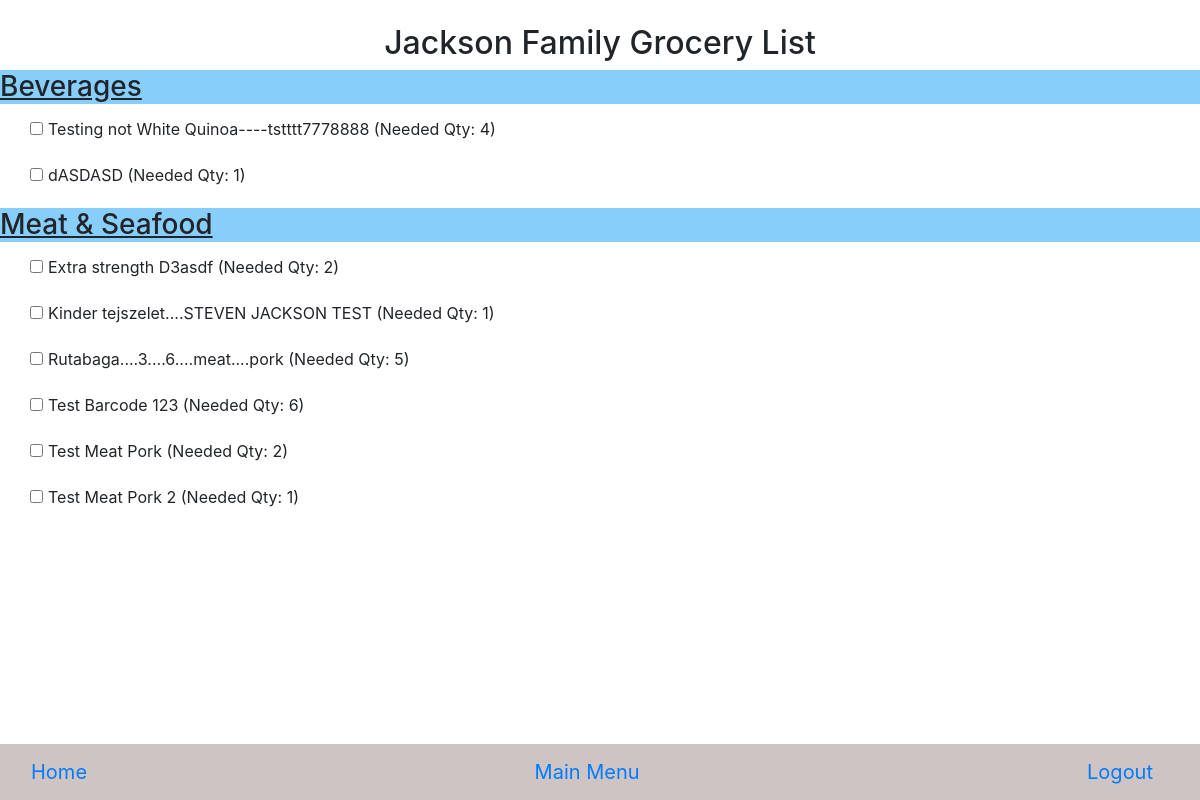
The page /grocery_list (signed in) on the database its author committed.
### JacksonInventory/models.py (models this page shows)
class Item(db.Model):
    id = db.Column(db.Integer(), primary_key=True)
    barcode = db.Column(db.String(length=40), nullable=False, unique=True)
    productname = db.Column(db.String(length=150), nullable=False, unique=True)
    qty = db.Column(db.Integer())
    minqty = db.Column(db.Integer())
    productimage = db.Column(db.String(200))
    category_id = db.Column(db.Integer, db.ForeignKey('category.id'), nullable=False)
    subcategory_id = db.Column(db.Integer, db.ForeignKey('subcategory.id'), nullable=False)

class Category(db.Model):
    id = db.Column(db.Integer, primary_key=True)
    category = db.Column(db.String(75), unique=True)
    items = db.relationship('Item', backref='category', lazy=True)

### JacksonInventory/routes.py (the view)
@app.route('/grocery_list', methods=['GET'])
@login_required
def grocery_list():
    query = text('''
    SELECT c.category, i.productname, i.qty, i.minqty
    FROM item i
    JOIN category c ON i.category_id = c.id
    ORDER BY c.category, i.productname
    ''')
    result = db.session.execute(query)
    groceries = result.fetchall()
    grouped_groceries = {}
    for grocery in groceries:
        category = grocery.category
        productname = grocery.productname
        qty = grocery.qty
        minqty = grocery.minqty
        needed_qty = max(0, minqty - qty)  # Calculate needed qty
        if needed_qty > 0:
            if category in grouped_groceries:
                grouped_groceries[category].append({
                    'productname': productname,
                    'qty': qty,
                    'minqty': minqty,
                    'needed_qty': needed_qty
                })
            else:
                grouped_groceries[category] = [{
                    'productname': productname,
                    'qty': qty,
                    'minqty': minqty,
                    'needed_qty': needed_qty
                }]
    return render_template('grocery_list.html', grouped_groceries=grouped_groceries)

### JacksonInventory/forms.py
class SearchForm(FlaskForm):
    searched = StringField("Searched", validators=[DataRequired()])
    submit = SubmitField("Submit")

### JacksonInventory/models.py (called while the page is built)
@login_manager.user_loader
def load_user(user_id):
    return User.query.get(int(user_id))

### JacksonInventory/routes.py (called while the page is built)
@app.context_processor
def base():
    form = SearchForm()
    return dict(form=form)

### JacksonInventory/templates/grocery_list.html (shortened to what this page needs)
{% extends 'base.html' %}
{% block content %}
<br/>
    <div style="text-align: center;">
        <h2>Jackson Family Grocery List</h2>
    </div>
    {% for category, products in grouped_groceries.items() %}
    <h3 style="text-decoration: underline; background-color: lightskyblue">{{ category }}</h3>
        <ul class="item-list indented" >
        {% for product in products %}
            <li class="card-title"><input type="checkbox"> {{ product.productname }} (Needed Qty: {{ product.needed_qty }})</li>
        {% endfor %}
        </ul>
    {% endfor %}
{% endblock %}

### JacksonInventory/templates/base.html (style rules this page uses)
body { margin-bottom: 56px; }

### JacksonInventory/templates/grocery_list.html (style rules this page uses)
ul { list-style-type: none; padding: 0; }
li { display: flex; align-items: center; padding: 5px; }
input[type="checkbox"] { margin-right: 5px; }
.indented { margin-left: 25px; }

### rows shown on the page
Item: category "Beverages", productname "Testing not White Quinoa----tstttt7778888", needed_qty "4"
Item: productname "dASDASD", needed_qty "1"
Item: category "Meat & Seafood", productname "Extra strength D3asdf", needed_qty "2"
Item: productname "Kinder tejszelet....STEVEN JACKSON TEST", needed_qty "1"
Item: productname "Rutabaga....3....6....meat....pork", needed_qty "5"
Item: productname "Test Barcode 123", needed_qty "6"
Item: productname "Test Meat Pork", needed_qty "2"
Item: productname "Test Meat Pork 2", needed_qty "1"
